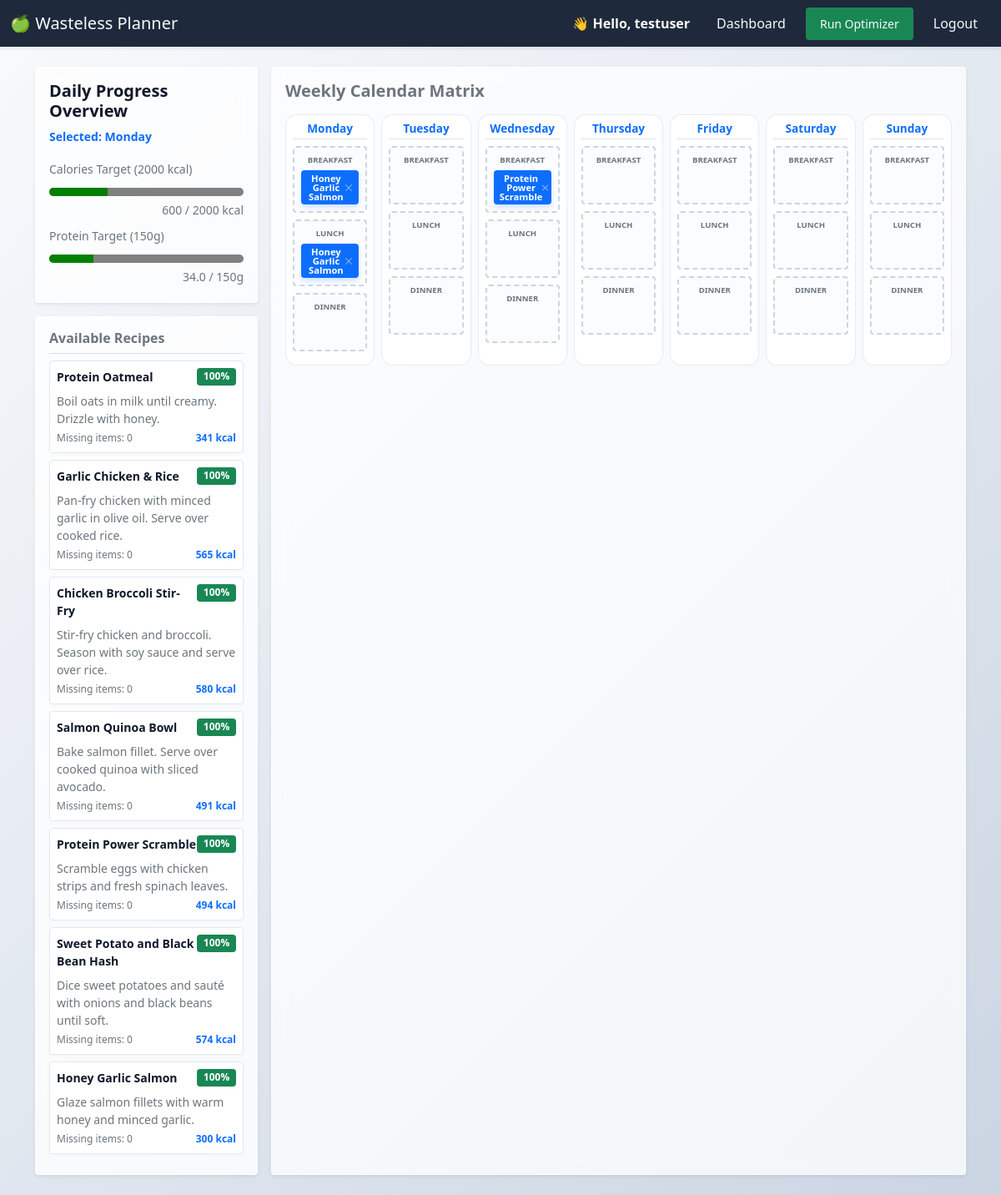
The page / (signed in) on the database its author committed.
### planner/models.py (models this page shows, shortened)
class Recipe(models.Model):
    title = models.CharField(max_length=200, unique=True)
    instructions = models.TextField()
    prep_time = models.IntegerField(help_text="Time in minutes", validators=[MinValueValidator(1)])
    calories = models.IntegerField(validators=[MinValueValidator(0)], default=0)
    protein = models.DecimalField(max_digits=5, decimal_places=1, default=0.0, help_text="in grams")
    carbs = models.DecimalField(max_digits=5, decimal_places=1, default=0.0, help_text="in grams")
    fat = models.DecimalField(max_digits=5, decimal_places=1, default=0.0, help_text="in grams")
    created_at = models.DateTimeField(auto_now_add=True)

class MealPlan(models.Model):
    MEAL_CHOICES = [
        ('Breakfast', 'Breakfast'),
        ('Lunch', 'Lunch'),
        ('Dinner', 'Dinner'),
    ]
    user = models.ForeignKey(User, on_delete=models.CASCADE, related_name="meal_plans")
    recipe = models.ForeignKey(Recipe, on_delete=models.CASCADE)
    date = models.DateField()
    meal_type = models.CharField(max_length=15, choices=MEAL_CHOICES, default='Dinner')
    class Meta:
        ordering = ['date']
        unique_together = ('user', 'date', 'meal_type')

### planner/views.py (the view)
# urls.py: path('', views.dashboard_view, name='dashboard'),
@login_required
def dashboard_view(request):
    user = request.user
    today = timezone.now().date()
    pantry_items = PantryItem.objects.filter(user=user).select_related('ingredient')
    user_stock = {}
    expiring_items = []
    seen_ingredients = set()
    for item in pantry_items:
        ing_id = item.ingredient.id
        if ing_id not in user_stock:
            user_stock[ing_id] = Decimal("0.00")
        user_stock[ing_id] += item.quantity
        try:
            days_left = item.days_until_expiration()
        except Exception:
            days_left = 99
        if days_left <= 3 and ing_id not in seen_ingredients:
            expiring_items.append(item)
            seen_ingredients.add(ing_id)
    all_recipes = Recipe.objects.prefetch_related('recipe_ingredients__ingredient')
    recommended_recipes = []
    for recipe in all_recipes:
        requirements = recipe.recipe_ingredients.all()
        if not requirements:
            continue
        matched_ingredients = 0
        total_ingredients_count = len(requirements)
        for req in requirements:
            req_ing_id = req.ingredient.id
            if req_ing_id in user_stock and user_stock[req_ing_id] >= req.quantity:
                matched_ingredients += 1
        match_percentage = int((matched_ingredients / total_ingredients_count) * 100)
        if match_percentage >= 25:
            recommended_recipes.append({
                "recipe": recipe,
                "match_percentage": match_percentage,
                "missing_count": total_ingredients_count - matched_ingredients
            })
    calendar_days = [
        {"code": "MON", "name": "Monday"},
        {"code": "TUE", "name": "Tuesday"},
        {"code": "WED", "name": "Wednesday"},
        {"code": "THU", "name": "Thursday"},
        {"code": "FRI", "name": "Friday"},
        {"code": "SAT", "name": "Saturday"},
        {"code": "SUN", "name": "Sunday"},
    ]
    daily_macros = {
        "MON": {"calories": 0, "protein": 0.0},
        "TUE": {"calories": 0, "protein": 0.0},
        "WED": {"calories": 0, "protein": 0.0},
        "THU": {"calories": 0, "protein": 0.0},
        "FRI": {"calories": 0, "protein": 0.0},
        "SAT": {"calories": 0, "protein": 0.0},
        "SUN": {"calories": 0, "protein": 0.0},
    }
    saved_meals = MealPlan.objects.filter(user=user).select_related('recipe')
    day_map = {0: "MON", 1: "TUE", 2: "WED", 3: "THU", 4: "FRI", 5: "SAT", 6: "SUN"}
    for plan in saved_meals:
        code = day_map.get(plan.date.weekday(), "MON")
        plan.date_code = code
        if plan.recipe:
            cals = getattr(plan.recipe, 'calories', 0) or 0
            prot = getattr(plan.recipe, 'protein', 0) or 0
            daily_macros[code]["calories"] += int(cals)
            daily_macros[code]["protein"] += int(prot)
    context = {
        "pantry_items": pantry_items,
        "expiring_items": expiring_items,
        "recommended_recipes": recommended_recipes,  # Constrain UI view window to top 7 hits
        "today": today,
        "calendar_days": calendar_days,
        "saved_meals": saved_meals,
        "daily_macros": daily_macros,
        "mon_cals": daily_macros["MON"]["calories"],
        "mon_prot": daily_macros["MON"]["protein"],
    }
    return render(request, "planner/index.html", context)

### planner/models.py (called while the page is built)
    def days_until_expiration(self):
        delta = self.expiration_date - timezone.now().date()
        return delta.days

### planner/templates/planner/index.html (shortened to what this page needs)
{% extends "planner/layout.html" %}
{% block body %}
<div class="row g-3">
    <aside class="col-12 col-md-4 col-lg-3" id="macro-summary-panel">
        <div class="card p-3 shadow-sm mb-3">
            <h5 class="card-title fw-bold">Daily Progress Overview</h5>
            <p class="text-primary small fw-bold mb-3" id="active-day-tracker-label">Selected: Monday</p>
            <div class="mb-2">
                <label for="calories-progress" class="form-label mb-1 small text-muted">Calories Target (2000 kcal)</label>
                <progress id="calories-progress" class="w-100" value="{{ mon_cals }}" max="2000"></progress>
                <small class="text-muted d-block text-end" id="calories-text-value">{{ mon_cals }} / 2000 kcal</small>
            </div>
            <div class="mb-1">
                <label for="protein-progress" class="form-label mb-1 small text-muted">Protein Target (150g)</label>
                <progress id="protein-progress" class="w-100" value="{{ mon_prot }}" max="150"></progress>
                <small class="text-muted d-block text-end" id="protein-text-value">{{ mon_prot }} / 150g</small>
            </div>
        </div>
        <div class="card p-3 shadow-sm" id="recipe-pool">
        <h6 class="border-bottom pb-2 fw-bold text-secondary">Available Recipes</h6>
        {% if recommended_recipes %}
            {% for item in recommended_recipes %}
            <div class="recipe-card p-2 mb-2 border rounded bg-light" draggable="true" data-recipe-id="{{ item.recipe.id }}" data-calories="{{ item.recipe.calories }}" data-protein="{{ item.recipe.protein }}" style="cursor: grab;">
                <div class="d-flex justify-content-between align-items-start">
                <strong class="text-dark small">{{ item.recipe.title }}</strong>
                <span class="badge bg-success small">{{ item.match_percentage }}%</span>
                </div>
                <div class="text-secondary small mt-2">
                <p class="mb-1">{{ item.recipe.instructions }}</p>
                </div>
                <div class="text-muted mt-1 d-flex justify-content-between" style="font-size: 0.75rem;">
                <span>Missing items: {{ item.missing_count }}</span>
                <span class="text-primary fw-bold">{{ item.recipe.calories }} kcal</span>
                </div>
            </div>
            {% endfor %}
        {% else %}
            <p class="text-muted small text-center my-3">No recipe matches found (Min. 25% match required).</p>
        {% endif %}
        </div>
    </aside>
    <section class="col-12 col-md-8 col-lg-9" id="calendar-workspace">
        <div class="card p-3 shadow-sm h-100">
            <h2 class="h5 fw-bold mb-3 text-secondary">Weekly Calendar Matrix</h2>
            <div class="calendar-grid" style="display: grid; gap: 0.5rem;">
                {% for day in calendar_days %}
                <div class="calendar-day-column border rounded p-2 bg-white" data-day-code="{{ day.code }}" data-day-name="{{ day.name }}">
                    <h6 class="text-center text-primary border-bottom pb-1 fw-bold" style="font-size: 0.85rem;">{{ day.name }}</h6>
                    <div class="meal-slot border rounded p-2 my-2 bg-light text-center"
                         data-meal-type="Breakfast"
                         data-current-calories="{% for plan in saved_meals %}{% if plan.date_code == day.code and plan.meal_type == 'Breakfast' %}{{ plan.recipe.calories }}{% endif %}{% endfor %}"
                         data-current-protein="{% for plan in saved_meals %}{% if plan.date_code == day.code and plan.meal_type == 'Breakfast' %}{{ plan.recipe.protein }}{% endif %}{% endfor %}"
                         style="min-height: 70px;">
                        <small class="slot-label text-muted d-block fw-bold" style="font-size: 0.6rem;">BREAKFAST</small>
                        <div class="slot-occupied-zone mt-1">
                            {% for plan in saved_meals %}
                                {% if plan.date_code == day.code and plan.meal_type == "Breakfast" %}
                                    <span class="recipe-card badge bg-primary w-100 py-1 text-wrap d-flex justify-content-between align-items-center"
                                        draggable="true"
                                        data-recipe-id="{{ plan.recipe.id }}"
                                        data-calories="{{ plan.recipe.calories }}"
                                        data-protein="{{ plan.recipe.protein }}"
                                        style="cursor: grab; font-size: 0.7rem;">
                                        <strong class="text-white">{{ plan.recipe.title }}</strong>
                                        <button type="button" class="btn-close btn-close-white remove-meal-btn"
                                                aria-label="Remove"
                                                style="font-size: 0.5rem; padding: 0.2rem; cursor: pointer;"></button>
                                    </span>
                                {% endif %}
                            {% endfor %}
                        </div>
                    </div>
                    <div class="meal-slot border rounded p-2 my-2 bg-light text-center"
                         data-meal-type="Lunch"
                         data-current-calories="{% for plan in saved_meals %}{% if plan.date_code == day.code and plan.meal_type == 'Lunch' %}{{ plan.recipe.calories }}{% endif %}{% endfor %}"
                         data-current-protein="{% for plan in saved_meals %}{% if plan.date_code == day.code and plan.meal_type == 'Lunch' %}{{ plan.recipe.protein }}{% endif %}{% endfor %}"
                         style="min-height: 70px;">
                        <small class="slot-label text-muted d-block fw-bold" style="font-size: 0.6rem;">LUNCH</small>
                        <div class="slot-occupied-zone mt-1">
                            {% for plan in saved_meals %}
                                {% if plan.date_code == day.code and plan.meal_type == "Lunch" %}
                                    <span class="recipe-card badge bg-primary w-100 py-1 text-wrap d-flex justify-content-between align-items-center"
                                        draggable="true"
                                        data-recipe-id="{{ plan.recipe.id }}"
                                        data-calories="{{ plan.recipe.calories }}"
                                        data-protein="{{ plan.recipe.protein }}"
                                        style="cursor: grab; font-size: 0.7rem;">
                                        <strong class="text-white">{{ plan.recipe.title }}</strong>
                                        <button type="button" class="btn-close btn-close-white remove-meal-btn"
                                                aria-label="Remove"
                                                style="font-size: 0.5rem; padding: 0.2rem; cursor: pointer;"></button>
                                    </span>
                                {% endif %}
                            {% endfor %}
                        </div>
                    </div>
                    <div class="meal-slot border rounded p-2 my-2 bg-light text-center"
                         data-meal-type="Dinner"
                         data-current-calories="{% for plan in saved_meals %}{% if plan.date_code == day.code and plan.meal_type == 'Dinner' %}{{ plan.recipe.calories }}{% endif %}{% endfor %}"
                         data-current-protein="{% for plan in saved_meals %}{% if plan.date_code == day.code and plan.meal_type == 'Dinner' %}{{ plan.recipe.protein }}{% endif %}{% endfor %}"
                         style="min-height: 70px;">
                        <small class="slot-label text-muted d-block fw-bold" style="font-size: 0.6rem;">DINNER</small>
                    </div>
                </div>
                {% endfor %}
            </div>
        </div>
    </section>
</div>
{% endblock %}

### planner/templates/planner/layout.html (shortened to what this page needs)
{% load static %}
<!DOCTYPE html>
<html lang="en">
<head>
    <link href="https://cdn.jsdelivr.net/npm/bootstrap@5.0.2/dist/css/bootstrap.min.css" rel="stylesheet">
    <link rel="stylesheet" href="{% static 'planner/css/styles.css' %}">
</head>
<body>
    <nav class="navbar navbar-expand-lg navbar-dark shadow-sm">
        <div class="container-fluid">
            <a class="navbar-brand" href="{% url 'dashboard' %}">&#x1F34F; Wasteless Planner</a>
            <div class="collapse navbar-collapse" id="mealPlannerNavbar">
                <ul class="navbar-nav ms-auto mb-2 mb-lg-0 align-items-lg-center">
                    {% if user.is_authenticated %}
                        <li class="nav-item">
                            <span class="navbar-text px-3 fw-bold text-light">
                                👋 Hello, {{ user.first_name|default:user.username }}
                            </span>
                        </li>
                        <li class="nav-item">
                            <a class="nav-link px-3" href="{% url 'dashboard' %}">Dashboard</a>
                        </li>
                        <li class="nav-item d-grid d-lg-block" id="run-optimizer-btn-container">
                            <a class="nav-link btn btn-success btn-sm text-white px-3 my-2 my-lg-0 mx-lg-2" href="#" id="run-optimizer-btn">Run Optimizer</a>
                        </li>
                        <li class="nav-item">
                            <a class="nav-link px-3" href="{% url 'logout' %}">Logout</a>
                        </li>
                    {% endif %}
                </ul>
            </div>
        </div>
    </nav>
    <main class="container my-4">
        {% block body %}
        {% endblock %}
    </main>
</body>
</html>

### planner/static/planner/css/styles.css (style rules this page uses)
* { box-sizing: border-box; }
html, body { max-width: 100% !important; overflow-x: hidden !important; }
body { background: linear-gradient(135deg, #F8FAFC 0%, #E2E8F0 50%, #CBD5E1 100%); background-attachment: fixed; color: #0F172A; }
.navbar { background-color: #1E293B !important; box-shadow: 0 4px 12px rgba(0, 0, 0, 0.05); }
.navbar .nav-link, .navbar .navbar-brand { color: #F8FAFC !important; }
.card { background: rgba(255, 255, 255, 0.75) !important; border: 1px solid rgba(255, 255, 255, 0.6) !important; backdrop-filter: blur(10px); }
.calendar-day-column { background: rgba(255, 255, 255, 0.9) !important; border: 1px solid rgba(226, 232, 240, 0.8) !important; border-radius: 14px !important; transition: transform 0.2s ease; }
.calendar-grid { grid-template-columns: repeat(7, minmax(0, 1fr)) !important; }
#recipe-pool { background: rgba(255, 255, 255, 0.8) !important; }
.recipe-card { -webkit-touch-callout: none; -webkit-user-select: none; -moz-user-select: none; -ms-user-select: none; user-select: none; touch-action: none; display: block; width: 100%; box-sizing: border-box; transition: transform 0.15s ease, opacity 0.15s ease; }
#recipe-pool .recipe-card { background-color: #ffffff !important; border: 1px solid #e2e8f0 !important; color: #0F172A !important; box-shadow: 0 2px 4px rgba(0, 0, 0, 0.02); }
#recipe-pool .recipe-card strong { color: #0F172A !important; }
.meal-slot { background-color: rgba(247, 250, 252, 0.6) !important; border: 2px dashed #cbd5e0 !important; transition: all 0.2s ease-in-out; }
.meal-slot .recipe-card.badge { background-color: #0d6efd !important; color: #ffffff !important; display: flex !important; border: none !important; box-shadow: 0 4px 6px -1px rgba(13, 110, 253, 0.2); display: flex !important; }
.meal-slot .recipe-card.badge strong { color: #ffffff !important; }
progress { accent-color: #48bb78; height: 10px; border-radius: 5px; overflow: hidden; background-color: #edf2f7; border: none; }

### rows shown on the page
Recipe: recipe "Protein Oatmeal", match_percentage "100", recipe.instructions "Boil oats in milk until creamy. Drizzle with honey.", missing_count "0", recipe.calories "341"
Recipe: recipe "Garlic Chicken & Rice", match_percentage "100", recipe.instructions "Pan-fry chicken with minced garlic in olive oil. Serve over cooked rice.", missing_count "0", recipe.calories "565"
Recipe: recipe "Chicken Broccoli Stir-Fry", match_percentage "100", recipe.instructions "Stir-fry chicken and broccoli. Season with soy sauce and serve over rice.", missing_count "0", recipe.calories "580"
Recipe: recipe "Salmon Quinoa Bowl", match_percentage "100", recipe.instructions "Bake salmon fillet. Serve over cooked quinoa with sliced avocado.", missing_count "0", recipe.calories "491"
Recipe: recipe "Protein Power Scramble", match_percentage "100", recipe.instructions "Scramble eggs with chicken strips and fresh spinach leaves.", missing_count "0", recipe.calories "494"
Recipe: recipe "Sweet Potato and Black Bean Hash", match_percentage "100", recipe.instructions "Dice sweet potatoes and sauté with onions and black beans until soft.", missing_count "0", recipe.calories "574"
Recipe: recipe "Honey Garlic Salmon", match_percentage "100", recipe.instructions "Glaze salmon fillets with warm honey and minced garlic.", missing_count "0", recipe.calories "300"
MealPlan: recipe "Honey Garlic Salmon"
MealPlan: recipe "Honey Garlic Salmon"
MealPlan: recipe "Protein Power Scramble"

### other values the page prints
{{ user.first_name|default:user.username }} "testuser"
{{ mon_cals }} "600"
{{ mon_prot }} "34.0"
{{ day.name }} "Monday" "Tuesday" "Wednesday" "Thursday" "Friday" "Saturday" "Sunday"
